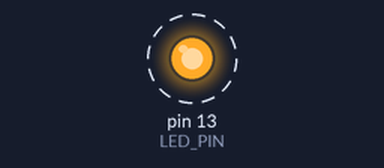
The sketch below on a simulated Arduino Uno, built with avr-gcc and run on an emulated ATmega328P. Parts: output pins drawn as LEDs (lit = HIGH). Dashed ring = blinking.

Above: at 0.2 s.
Timing chart, 0 to 3.0 s (numbered marks = the images above):
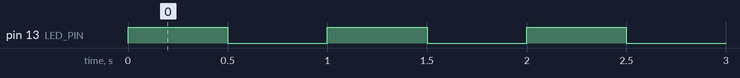

Measured:
- by itself, pin 13 (LED_PIN): alternates HIGH for 0.50 s and LOW for 0.50 s

The sketch:

01_blink.ino
```cpp
/*
============================================================
Program 01 — Hello Robot Brain (Blink)
Course: Build Your First AI Robot
Week 1: Meet Your Robot Brain (C++)
============================================================

PURPOSE
  Your robotics journey starts with one skill:
  upload a C++ program and make something physical happen.

LEARNING OBJECTIVE
  After this program, you should understand that:
  - Arduino runs setup() once, then loop() forever
  - digitalWrite can turn a pin ON (HIGH) or OFF (LOW)
  - changing delay() changes the robot's timing

KEY CONCEPT
  Code → pin voltage → LED light

WHAT CHANGED FROM THE PREVIOUS PROGRAM
  This is the first program. Nothing came before it.

WHAT THE ROBOT DOES NOW
  Blinks the built-in LED on and off.

HARDWARE
  - Arduino Uno + USB cable
  - No breadboard needed (uses built-in LED on pin 13)

HOW TO RUN
  1. Open this file in Arduino IDE
  2. Tools → Board → Arduino Uno
  3. Tools → Port → your COM port (Windows) or /dev/cu... (Mac)
  4. Click Upload
  5. Watch the LED near pin 13 blink

CONTROLS
  None yet — this program runs by itself after upload.
============================================================
*/

// Built-in LED on most Arduino Uno boards is connected to pin 13.
// Using a named constant makes the code easier to read.
const int LED_PIN = 13;

// How long the LED stays on/off (milliseconds).
// 1000 ms = 1 second.
const int BLINK_DELAY_MS = 500;

// ------------------------------------------------------------
// setup() runs ONCE when the board powers on or resets
// ------------------------------------------------------------
void setup() {
  // Tell Arduino this pin is an OUTPUT (we will send signals out)
  pinMode(LED_PIN, OUTPUT);
}

// ------------------------------------------------------------
// loop() runs AGAIN and AGAIN forever
// ------------------------------------------------------------
void loop() {
  // Turn the LED on (HIGH = ~5V on this pin)
  digitalWrite(LED_PIN, HIGH);

  // Wait so humans can see the light
  delay(BLINK_DELAY_MS);

  // Turn the LED off (LOW = 0V)
  digitalWrite(LED_PIN, LOW);

  // Wait again while it is dark
  delay(BLINK_DELAY_MS);
}

/*
============================================================
STUDENT CHALLENGE
 1. Change BLINK_DELAY_MS from 500 to 100 (faster blink).
 2. Change it to 2000 (slower blink).
 3. (Bonus) Make an SOS pattern: short, short, short, long, long, long
    by using different delay values (no need for arrays yet).

EXPECTED RESULT
  - Upload succeeds with no errors
  - The tiny LED on the Arduino blinks steadily
  - Faster/slower delay visibly changes the blink

COMMON ERRORS
  - "Board not found" / wrong port
      → Unplug/replug USB; pick the correct Port in Tools.
  - Code uploads but LED never blinks
      → Confirm Board = Arduino Uno; look at the LED marked L near pin 13.
  - Students change code but forget to Upload
      → The board keeps running the OLD program until you upload again.

INSTRUCTOR NOTE
  Celebrate: "You programmed a real computer that lives on the robot."
  Emphasize setup() once vs loop() forever — this is the Arduino heartbeat.
  Connect to Course 1: there you blinked ideas on screen; here you blink hardware.
  Do NOT introduce buttons yet — that is Program 02.
============================================================
*/
```
